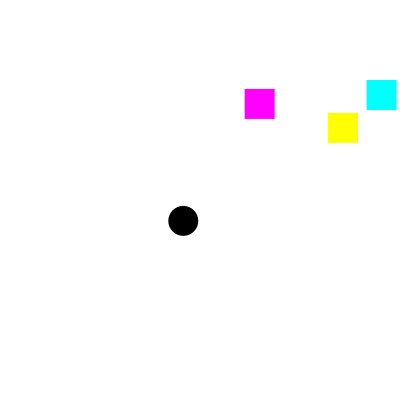
Frame 1 (no input)
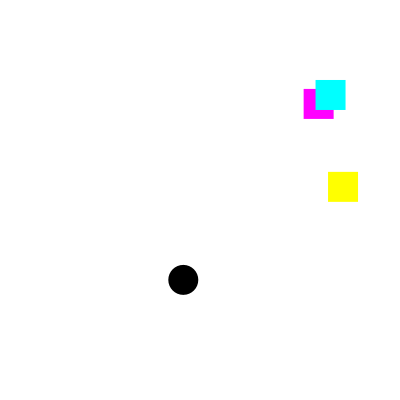
Frame 60 (the mouse pressed at the canvas centre just before this capture)
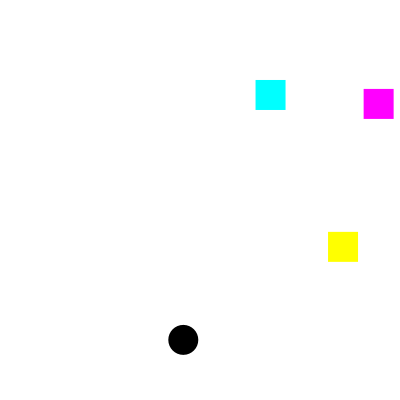
Frame 120 (the mouse held since frame 60 and released just before this capture)

The Processing sketch that drew these frames (run headless with seeded random() and noise(); from frame 60 on, the mouse is pressed at the canvas centre):

// Processing sketch: finalSketch_ACCOMPLISHED
// ── finalSketch_ACCOMPLISHED.pde
float x = random(400);
float y = random(400);
float xdir = 1;
float x1 = random(400);
float y1 = random(400);
float x1dir = 1;
float x2 = random(400);
float y2 = random(400);
float ydir = 1;
float x3 = random(400);
float y3 = random(400);
float y1dir = 1;

void setup () {
  size(400,400);
  smooth();
  
}

void draw () {
  background(255);
  x = x + xdir;
  rectMode(CENTER);
  noStroke();
  fill(255,0,255);
  rect(x,y,30,30);
  if ((x > width-15) || (x < 15)) {
  xdir = xdir * -1;
  }
  x1 = x1 + x1dir;
  fill(0,255,255);
  rect(x1,y1,30,30);
  if ((x1 > width-15) || (x1 < 15)) {
  x1dir = x1dir * -1;
  }
  y2 = y2 + ydir;
  fill(255,255,0);
  rect(x2,y2,30,30);
  if ((y2 > height-15) || (y2 < 15)) {
  ydir = ydir * -1;
  }
  y3 = y3 + y1dir;
  fill(0);
  ellipse(x3,y3,30,30);
  if ((y3 > height-15) || (y3 < 15)) {
  y1dir = y1dir * -1;
  }
}
